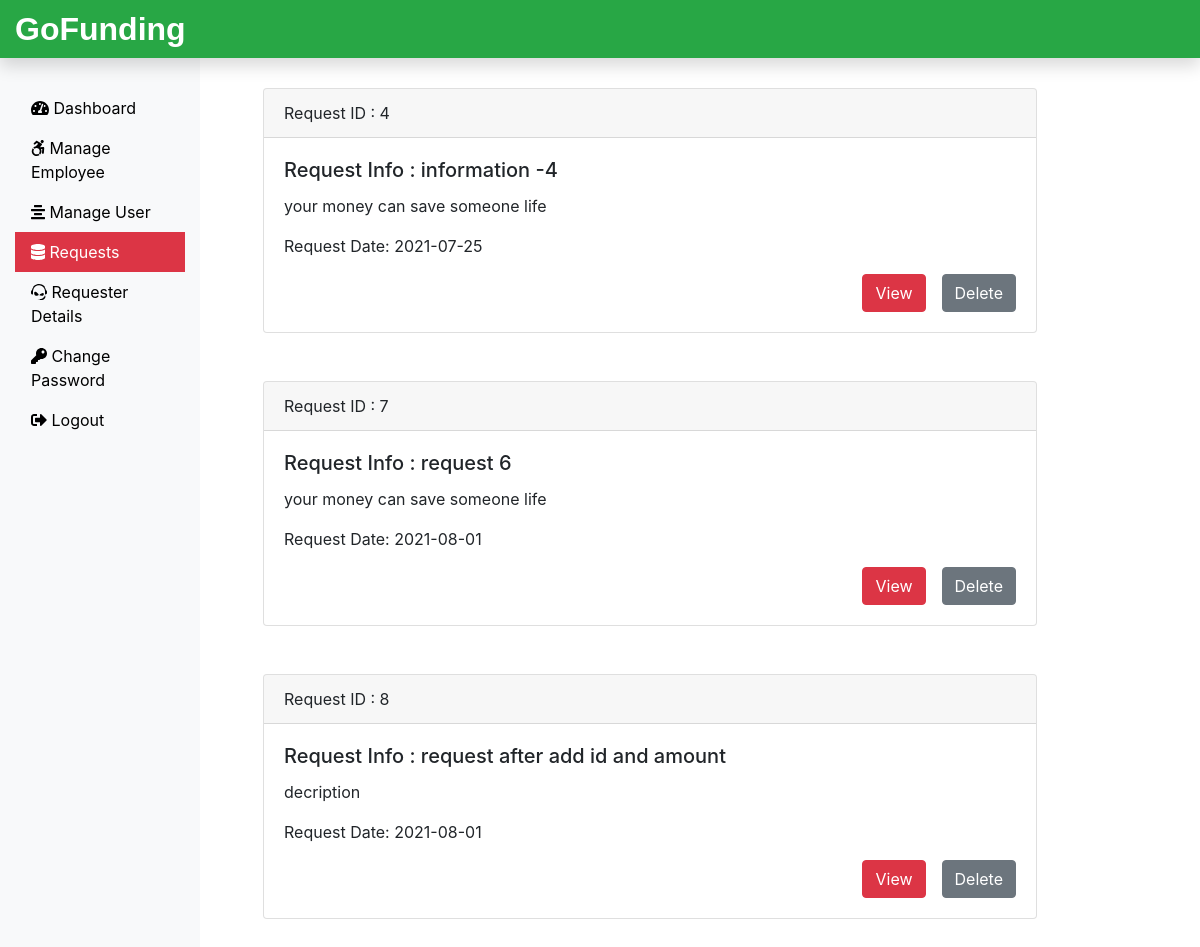
The app's page /admin/requests.php (signed in) with its own data.
### tables this page shows
CREATE TABLE `submitrequest_tb` (
  `request_id` int(11) NOT NULL,
  `request_info` text NOT NULL,
  `request_desc` text NOT NULL,
  `requester_name` varchar(60) NOT NULL,
  `requester_add1` text NOT NULL,
  `requester_add2` text NOT NULL,
  `requester_city` varchar(60) NOT NULL,
  `requester_state` varchar(60) NOT NULL,
  `requester_zip` int(11) NOT NULL,
  `requester_email` varchar(60) NOT NULL,
  `requester_mobile` bigint(20) NOT NULL,
  `requester_date` date NOT NULL,
  `requester_id` int(11) NOT NULL,
  `requester_amount` int(11) NOT NULL
);

### admin/requests.php (the view, shortened to what this page needs)
<?php
include('includes/header.php');
include('../dbconnection.php');
?>
<div class="col-sm-9 mb-5">
  <?php
 $sql = "SELECT request_id, request_info, request_desc, requester_date FROM submitrequest_tb";
 $result = $conn->query($sql);
 if($result->num_rows > 0){
  while($row = $result->fetch_assoc()){
   echo '<div class="card mt-5 mx-5">';
   echo '<div class="card-header">';
   echo 'Request ID : '. $row['request_id'];
   echo '</div>';
   echo '<div class="card-body">';
   echo '<h5 class="card-title">Request Info : ' . $row['request_info'] . '</h5>';
   echo '<p class="card-text">' . $row['request_desc'] . '</p>';
   echo '<p class="card-text">Request Date: ' . $row['requester_date'] . '</p>';
   echo '<div class="float-right">';
   echo '<form action="checkRequest.php" method="POST"> <input type="hidden" name="id" value='. $row["request_id"] .'><input type="submit" class="btn btn-danger mr-3" name="view" value="View"><input type="submit" class="btn btn-secondary" name="delete" value="Delete"></form>';
   echo '</div>' ;
   echo '</div>' ;
   echo'</div>';
  }
 }
 ?>
</div>
<?php
include('includes/footer.php');
?>

### records on screen
submitrequest_tb: request_id "4", request_info "information -4", request_desc "your money can save someone life", requester_date "2021-07-25"
submitrequest_tb: request_id "7", request_info "request 6", request_desc "your money can save someone life", requester_date "2021-08-01"
submitrequest_tb: request_id "8", request_info "request after add id and amount", request_desc "decription", requester_date "2021-08-01"
